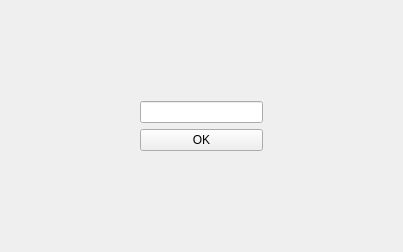
<?xml version="1.0" encoding="UTF-8"?>
<ui version="4.0">
 <class>MainWindow</class>
 <widget class="QMainWindow" name="MainWindow">
  <property name="geometry">
   <rect>
    <x>0</x>
    <y>0</y>
    <width>403</width>
    <height>252</height>
   </rect>
  </property>
  <property name="windowTitle">
   <string>MainWindow</string>
  </property>
  <widget class="QWidget" name="centralwidget">
   <layout class="QGridLayout" name="gridLayout">
    <item row="1" column="1">
     <widget class="QStackedWidget" name="stackedWidget">
      <widget class="QWidget" name="page">
       <layout class="QGridLayout" name="gridLayout_2">
        <item row="1" column="1">
         <widget class="QLineEdit" name="pass">
          <property name="echoMode">
           <enum>QLineEdit::EchoMode::Password</enum>
          </property>
         </widget>
        </item>
        <item row="1" column="0">
         <spacer name="horizontalSpacer">
          <property name="orientation">
           <enum>Qt::Orientation::Horizontal</enum>
          </property>
          <property name="sizeHint" stdset="0">
           <size>
            <width>40</width>
            <height>20</height>
           </size>
          </property>
         </spacer>
        </item>
        <item row="0" column="1">
         <spacer name="verticalSpacer">
          <property name="orientation">
           <enum>Qt::Orientation::Vertical</enum>
          </property>
          <property name="sizeHint" stdset="0">
           <size>
            <width>20</width>
            <height>40</height>
           </size>
          </property>
         </spacer>
        </item>
        <item row="1" column="2">
         <spacer name="horizontalSpacer_2">
          <property name="orientation">
           <enum>Qt::Orientation::Horizontal</enum>
          </property>
          <property name="sizeHint" stdset="0">
           <size>
            <width>40</width>
            <height>20</height>
           </size>
          </property>
         </spacer>
        </item>
        <item row="3" column="1">
         <spacer name="verticalSpacer_2">
          <property name="orientation">
           <enum>Qt::Orientation::Vertical</enum>
          </property>
          <property name="sizeHint" stdset="0">
           <size>
            <width>20</width>
            <height>40</height>
           </size>
          </property>
         </spacer>
        </item>
        <item row="2" column="1">
         <widget class="QPushButton" name="ok_btn">
          <property name="text">
           <string>OK</string>
          </property>
         </widget>
        </item>
       </layout>
      </widget>
      <widget class="QWidget" name="page_2">
       <layout class="QGridLayout" name="gridLayout_3">
        <item row="0" column="0">
         <widget class="QLineEdit" name="lineEdit_2"/>
        </item>
        <item row="1" column="0">
         <widget class="QTableWidget" name="tableWidget">
          <attribute name="horizontalHeaderCascadingSectionResizes">
           <bool>false</bool>
          </attribute>
          <attribute name="horizontalHeaderDefaultSectionSize">
           <number>120</number>
          </attribute>
          <attribute name="horizontalHeaderHighlightSections">
           <bool>false</bool>
          </attribute>
          <attribute name="horizontalHeaderShowSortIndicator" stdset="0">
           <bool>false</bool>
          </attribute>
          <attribute name="horizontalHeaderStretchLastSection">
           <bool>true</bool>
          </attribute>
          <attribute name="verticalHeaderCascadingSectionResizes">
           <bool>false</bool>
          </attribute>
          <column>
           <property name="text">
            <string>site</string>
           </property>
          </column>
          <column>
           <property name="text">
            <string>login</string>
           </property>
          </column>
          <column>
           <property name="text">
            <string>password</string>
           </property>
          </column>
         </widget>
        </item>
       </layout>
      </widget>
      <widget class="QWidget" name="page_3">
       <widget class="QLabel" name="label">
        <property name="geometry">
         <rect>
          <x>130</x>
          <y>90</y>
          <width>231</width>
          <height>51</height>
         </rect>
        </property>
        <property name="font">
         <font>
          <pointsize>10</pointsize>
          <bold>true</bold>
         </font>
        </property>
        <property name="text">
         <string>Неверный пароль :&quot;)</string>
        </property>
       </widget>
      </widget>
     </widget>
    </item>
   </layout>
  </widget>
 </widget>
 <resources/>
 <connections/>
</ui>
